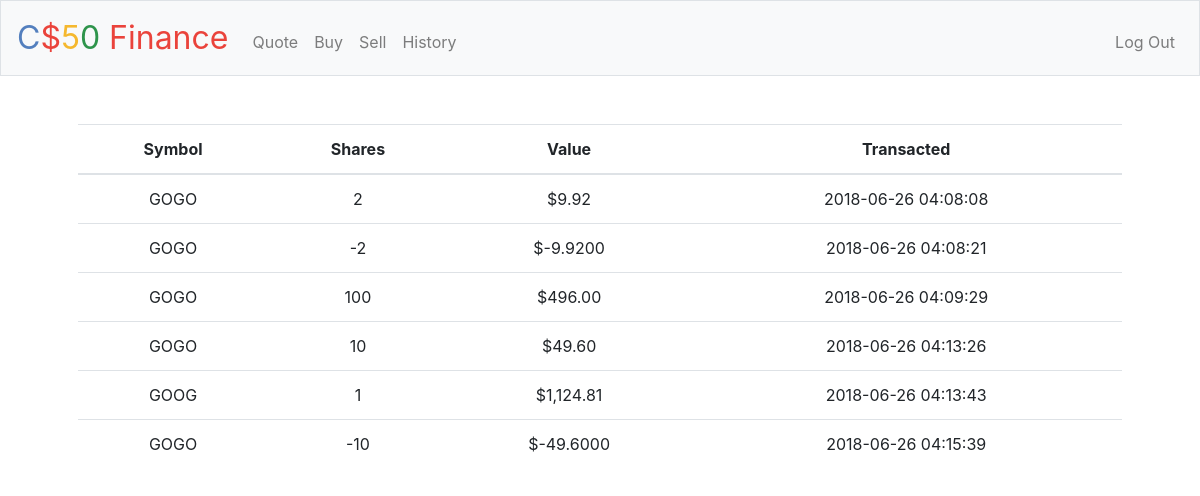
Page /history (signed in) on the committed database.
### tables this page shows
CREATE TABLE 'purchases' ('user_id' INTEGER NOT NULL, 'purchase_id' INTEGER NOT NULL,'value' INTEGER, 'shares' INTEGER, 'symbol' TEXT, 'date' DATETIME,'share_value' REAL, type text);

### application.py (the view)
@app.route("/history")
@login_required
def history():
    user_id = session['user_id']
    purchaseData = db.execute("SELECT symbol, shares, value, date FROM purchases WHERE user_id=(:user_id)", user_id=user_id)
    for datum in purchaseData:
        if(datum['value'] > 0):
            datum['value'] = round(datum['value'],2)
        else:
            datum['value'] = datum['value']
        datum['value'] = usd(datum['value'])
    return render_template("history.html", data=purchaseData)

### application.py (called while the page is built)
@app.after_request
def after_request(response):
    response.headers["Cache-Control"] = "no-cache, no-store, must-revalidate"
    response.headers["Expires"] = 0
    response.headers["Pragma"] = "no-cache"
    return response

### helpers.py (called while the page is built)
def login_required(f):
    @wraps(f)
    def decorated_function(*args, **kwargs):
        if session.get("user_id") is None:
            return redirect("/login")
        return f(*args, **kwargs)
    return decorated_function

def usd(value):
    if value < 1:
        return f"${value:,.4f}"
    else:
        return f"${value:,.2f}"

### templates/history.html (shortened to what this page needs)
{% extends "layout.html" %}
{% block main %}
<table class="table">
      <thead>
        <tr>
          <th scope="col">Symbol</th>
          <th scope="col">Shares</th>
          <th scope="col">Value</th>
          <th scope="col">Transacted</th>
        </tr>
      </thead>
      <tbody>
        {% for datum in data %}
            <tr>
              <td>{{ datum['symbol'] }}</td>
              <td>{{ datum['shares'] }}</td>
              <td>{{ datum['value'] }}</td>
              <td>{{ datum['date'] }}</td>
            </tr>
        {% endfor %}
      </tbody>
    </table>
{% endblock %}

### templates/layout.html (shortened to what this page needs)
<!DOCTYPE html>
<html lang="en">
    <head>
        <link href="https://maxcdn.bootstrapcdn.com/bootstrap/4.0.0-beta.2/css/bootstrap.min.css" rel="stylesheet"/>
        <link href="/static/styles.css" rel="stylesheet"/>
    </head>
    <body>
        <nav class="navbar navbar-expand-md navbar-light bg-light border">
            <a class="navbar-brand" href="/"><span class="blue">C</span><span class="red">$</span><span class="yellow">5</span><span class="green">0</span> <span class="red">Finance</span></a>
            <div class="collapse navbar-collapse" id="navbar">
                {% if session.user_id %}
                    <ul class="navbar-nav mr-auto mt-2">
                        <li class="nav-item"><a class="nav-link" href="/quote">Quote</a></li>
                        <li class="nav-item"><a class="nav-link" href="/buy">Buy</a></li>
                        <li class="nav-item"><a class="nav-link" href="/sell">Sell</a></li>
                        <li class="nav-item"><a class="nav-link" href="/history">History</a></li>
                    </ul>
                    <ul class="navbar-nav ml-auto mt-2">
                        <li class="nav-item"><a class="nav-link" href="/logout">Log Out</a></li>
                    </ul>
                {% else %}
                    <ul class="navbar-nav ml-auto mt-2">
                        <li class="nav-item"><a class="nav-link" href="/register">Register</a></li>
                        <li class="nav-item"><a class="nav-link" href="/login">Log In</a></li>
                    </ul>
                {% endif %}
            </div>
        </nav>
        <main class="container p-5">
            {% block main %}{% endblock %}
        </main>
    </body>
</html>

### static/styles.css (style rules this page uses)
nav .navbar-brand { font-size: xx-large; }
nav .navbar-brand .blue { color: #537fbe; }
nav .navbar-brand .red { color: #ea433b; }
nav .navbar-brand .yellow { color: #f5b82e; }
nav .navbar-brand .green { color: #2e944b; }
main { overflow-x: auto; text-align: center; }

### rows in the picture
purchases: symbol "GOGO", shares "2", value "$9.92", date "2018-06-26 04:08:08"
purchases: symbol "GOGO", shares "-2", value "$-9.9200", date "2018-06-26 04:08:21"
purchases: symbol "GOGO", shares "100", value "$496.00", date "2018-06-26 04:09:29"
purchases: symbol "GOGO", shares "10", value "$49.60", date "2018-06-26 04:13:26"
purchases: symbol "GOOG", shares "1", value "$1,124.81", date "2018-06-26 04:13:43"
purchases: symbol "GOGO", shares "-10", value "$-49.6000", date "2018-06-26 04:15:39"
